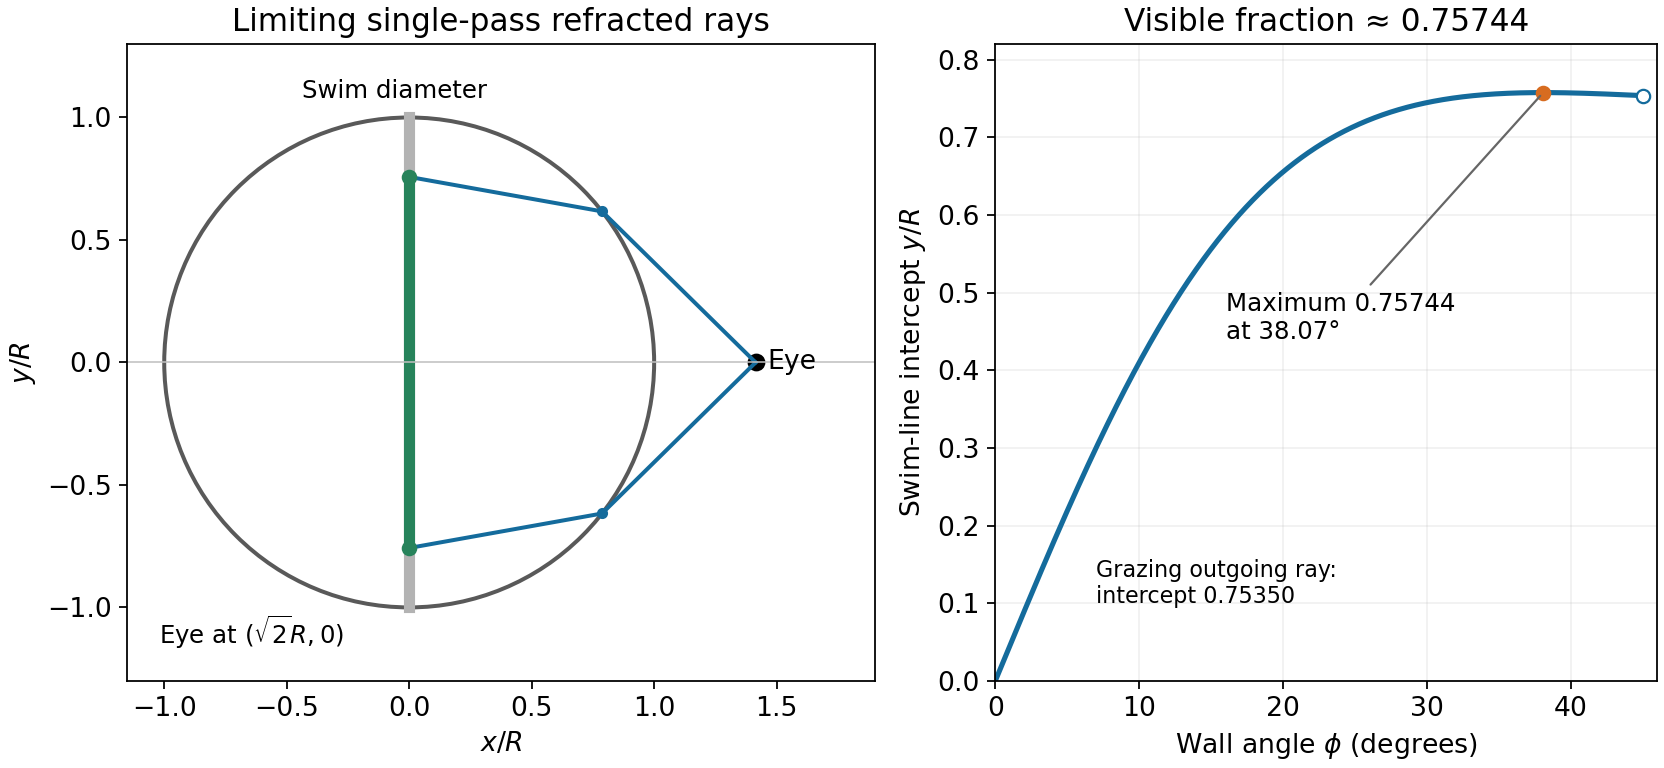

The Python source for this figure:
"""Original Oxford CP2 2013 figure; Python 3.14, NumPy and Matplotlib root dependencies."""
from pathlib import Path
import numpy as np
import matplotlib
matplotlib.use("Agg")
import matplotlib.pyplot as plt
plt.rcParams.update({"font.size":12,"axes.titlesize":14,"axes.labelsize":12,"legend.fontsize":10,"figure.facecolor":"white","axes.facecolor":"white","savefig.facecolor":"white","font.family":"DejaVu Sans"})

from matplotlib.patches import Circle
n=1.33;d=np.sqrt(2);phi=np.linspace(0,np.pi/4,60001);ell=np.sqrt(3-2*d*np.cos(phi));inc=np.arcsin(d*np.sin(phi)/(n*ell));beta=phi-inc;y=np.sin(phi)-np.cos(phi)*np.tan(beta);j=np.argmax(y);f=y[j];p=phi[j]
fig,(geo,graph)=plt.subplots(1,2,figsize=(10.4,4.8),gridspec_kw={"width_ratios":[1.15,1]},layout="constrained")
geo.add_patch(Circle((0,0),1,fill=False,color=".35",lw=1.8))
geo.plot([0,0],[-1,1],color=".7",lw=5)
geo.plot([0,0],[-f,f],color="#27835b",lw=5,label="Visible swim interval")
eye=np.array([d,0]);geo.plot(*eye,"ko",ms=7);geo.text(d+.05,0,"Eye",va="center")
for sign in [-1,1]:
    P=np.array([np.cos(p),sign*np.sin(p)]);T=np.array([0,sign*f])
    geo.plot([T[0],P[0],eye[0]],[T[1],P[1],eye[1]],color="#146b9c",lw=1.8)
    geo.plot(*T,"o",color="#27835b",ms=6);geo.plot(*P,"o",color="#146b9c",ms=4)
geo.axhline(0,color=".75",lw=.7);geo.text(-.06,1.08,"Swim diameter",ha="center",fontsize=11)
geo.text(-1.02,-1.15,r"Eye at $(\sqrt{2}R,0)$",fontsize=11)
geo.set(xlim=(-1.15,1.9),ylim=(-1.3,1.3),aspect="equal",title="Limiting single-pass refracted rays",xlabel=r"$x/R$",ylabel=r"$y/R$")
graph.plot(phi*180/np.pi,y,color="#146b9c",lw=2.3)
graph.plot(p*180/np.pi,f,"o",color="#d76c20",ms=6);graph.plot(45,y[-1],"o",mfc="white",mec="#146b9c",ms=6)
graph.annotate(f"Maximum {f:.5f}\nat {p*180/np.pi:.2f}°",xy=(p*180/np.pi,f),xytext=(16,.44),arrowprops={"arrowstyle":"-","color":".4"},fontsize=11)
graph.set(xlim=(0,46),ylim=(0,.82),xlabel=r"Wall angle $\phi$ (degrees)",ylabel=r"Swim-line intercept $y/R$",title="Visible fraction ≈ 0.75744")
graph.text(7,.1,"Grazing outgoing ray:\nintercept 0.75350",fontsize=10)
graph.grid(alpha=.18)

fig.savefig(Path.cwd()/Path(__file__).with_suffix(".png").name,dpi=160,facecolor="white",metadata={"Software":"Original CP2 solution figure"})
plt.close(fig)
